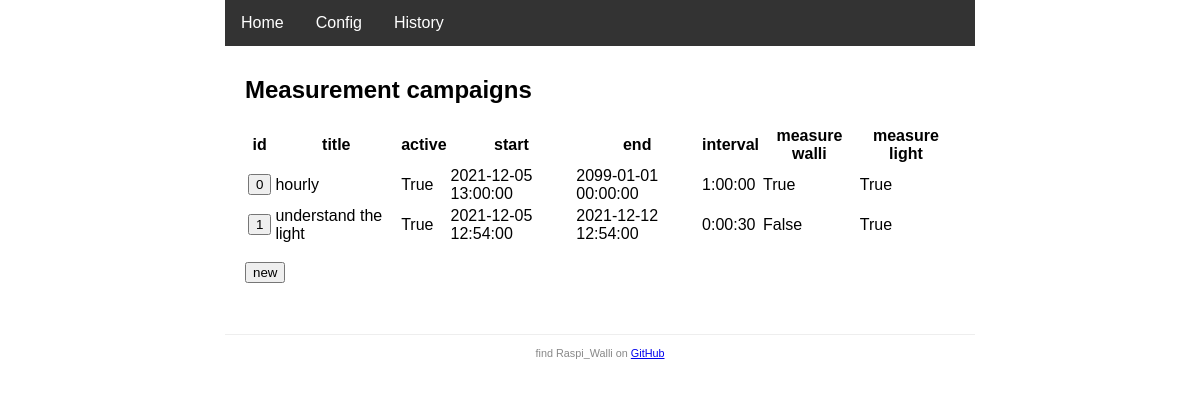
The page /history/ on the database its author committed.
### app.py (models this page shows, shortened)
class Campaign(db.Model):
    id = db.Column(db.Integer, primary_key=True)
    title = db.Column(db.String(120), nullable=False)
    is_active = db.Column(db.Boolean, default=True)
    start = db.Column(db.DateTime, nullable=False)
    end = db.Column(db.DateTime, nullable=False)
    previous = db.Column(db.DateTime)
    interval = db.Column(db.Interval, nullable=False)
    measure_walli = db.Column(db.Boolean, default=True)
    measure_light = db.Column(db.Boolean, default=True)
    walli_stats = db.relationship('WalliStat', backref='campaign', lazy=True)
    lux_values = db.relationship('LuxValue', backref='campaign', lazy=True)

### app.py (the view)
@app.route('/history/')
def history():
    campaigns = Campaign.query.all()
    return render_template('history.html', campaigns=campaigns)

### templates/history.html
{% extends 'base.html' %}
{% block content %}
<h2>Measurement campaigns</h2>
<table>
    <thead>
        <tr>
            <th>id</th>
            <th>title</th>
            <th>active</th>
            <th>start</th>
            <th>end</th>
            <th>interval</th>
            <th>measure walli</th>
            <th>measure light</th>
        </tr>
    </thead>
    <tbody>
        {% for cpn in campaigns %}
        <tr>
            <td>
                <a href="edit/{{cpn.id}}/" title="click to edit campaign {{cpn.id}}">
                    <button type="button">{{cpn.id}}</button>
                </a>
            </td>
            <td>{{cpn.title}}</td>
            <td>{{cpn.is_active}}</td>
            <td>{{cpn.start}}</td>
            <td>{{cpn.end}}</td>
            <td>{{cpn.interval}}</td>
            <td>{{cpn.measure_walli}}</td>
            <td>{{cpn.measure_light}}</td>
        </tr>
        {% endfor %}
    </tbody>
</table>
<p>
    <a href="edit">
        <button type="button" title="create a new campaign">new</button>
    </a>
</p>
{% endblock %}

### templates/base.html (shortened to what this page needs)
<!DOCTYPE html>
<html>
<head>
    {% block head %}
        {% block styles %}
            <link rel="stylesheet" type="text/css" href="{{ url_for('static', filename='style.css' ) }}">
        {% endblock styles %}
    {% endblock head %}
</head>
<body>
<nav>
    {% block nav %}
        <ul>
            <li><a href="{{ url_for('index') }}">Home</a></li>
            <li><a href="{{ url_for('config') }}">Config</a></li>
            <li><a href="{{ url_for('history') }}">History</a></li>
        </ul>
    {% endblock %}
</nav>
<main>
    {% block content %}{% endblock %}
</main>
<footer>
    {% block footer %}
        <small> find Raspi_Walli on
            <a href="https://github.com/munich-ml/raspi_walli/">GitHub</a>
        </small>
    {% endblock %}
</footer>
</body>
</html>

### static/style.css (style rules this page uses)
* { font-family: Arial, Helvetica, sans-serif; }
body { margin: auto; width: 750px; }
nav ul { list-style-type: none; margin: 0; padding: 0; overflow: hidden; background-color: #333; }
nav li { float: left; }
nav li a { display: block; color: white; text-align: center; padding: 14px 16px; text-decoration: none; }
main { padding: 10px 20px; }
footer { font-size: 13px; color: #888; border-top: 1px solid #eee; margin-top: 25px; text-align: center; padding: 10px; }

### rows shown on the page
Campaign: id "0", title "hourly", is_active "True", start "2021-12-05 13:00:00", end "2099-01-01 00:00:00", interval "1:00:00", measure_walli "True", measure_light "True"
Campaign: id "1", title "understand the light", is_active "True", start "2021-12-05 12:54:00", end "2021-12-12 12:54:00", interval "0:00:30", measure_walli "False", measure_light "True"
